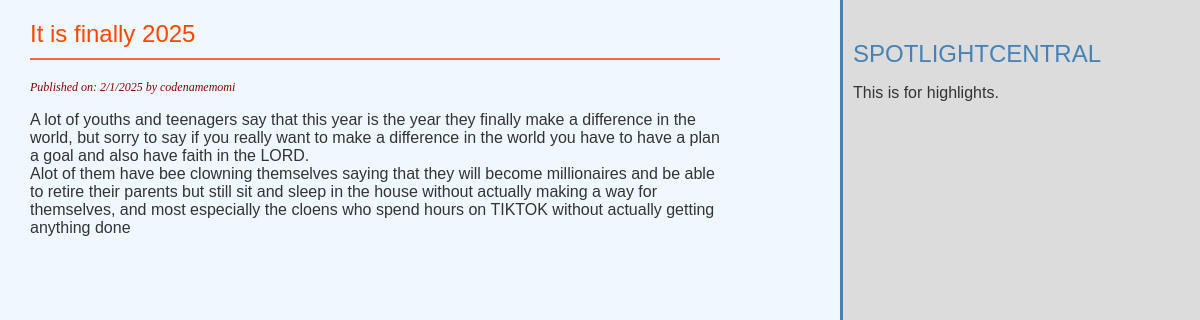
The app's page /2025/1/2/it-is-finally-2025/ with its own data.
### spotlightcentral/models.py (models this page shows, shortened)
class Post(models.Model):
    class Status(models.TextChoices):
        DRAFT = 'DF', 'Draft'
        PUBLISHED = 'PB', 'Published'
    title = models.CharField(max_length=250, unique=True)
    slug = models.SlugField(max_length=250, unique_for_date='publish')
    author = models.ForeignKey(
        settings.AUTH_USER_MODEL,
        on_delete=models.CASCADE,
        related_name='spotlightcentral_posts'
    )
    body = models.TextField()
    publish = models.DateTimeField(default=timezone.now)
    created = models.DateTimeField(auto_now_add=True)
    updated = models.DateTimeField(auto_now=True)
    status = models.CharField(max_length=2, choices=Status, default=Status.DRAFT)
    objects = models.Manager()       #default manager
    published = PublishedManager()   #my custom manager
    class Meta:
        ordering = ['-publish']
        indexes = [
            models.Index(fields=['-publish'], name='post_publish_idx'),
        ]

### spotlightcentral/views.py (the view)
def post_details(request, year, month, day, slug):
    post = get_object_or_404(
        Post,  # Corrected model name
        status=Post.Status.PUBLISHED,
        slug = slug,
        publish__year = year,
        publish__month = month,
        publish__day = day
    )
    return render(
        request,
        'spotlightcentral/post/details.html',  # Corrected template name
        {'post': post}  # Corrected variable name
    )

### spotlightcentral/templates/spotlightcentral/post/details.html (shortened to what this page needs)
{% extends "spotlightcentral/base.html" %}
{% block content %}
  <article>
    <h1>{{ post.title }}</h1>
    <p class="date">
      Published on: {{ post.publish.day }}/{{ post.publish.month }}/{{ post.publish.year}} by {{ post.author }}
    </p>
    {{ post.body|linebreaks }}
  </article>
{% endblock %}

### spotlightcentral/static/css/spotlightcentral.css (style rules this page uses)
body { margin: 0; padding: 0; font-family: 'Helvetica', sans-serif; box-sizing: border-box; background-color: #f0f8ff; color: #333; }
* { box-sizing: inherit; }
h1 { font-weight: normal; border-bottom: 2px solid #ff6347; padding: 0 0 10px 0; margin-bottom: 20px; color: #ff4500; }
p.date { color: #8b0000; font-family: 'Georgia', serif; font-size: 12px; font-style: italic; margin-bottom: 10px; }

### records on screen
Post: title "It is finally 2025", publish.day "2", publish.month "1", publish.year "2025", author "codenamemomi", body "A lot of youths and teenagers say that this year is the year they finally make a difference in the world, but sorry to say if you really want to make a difference in the world you have to have a plan a goal and also have faith in the LORD. Alot of them have bee clowning themselves saying that they will become millionaires and be able to retire their parents but still sit and sleep in the house without actually making a way for themselves, and most especially the cloens who spend hours on TIKTOK without actually getting anything done"
